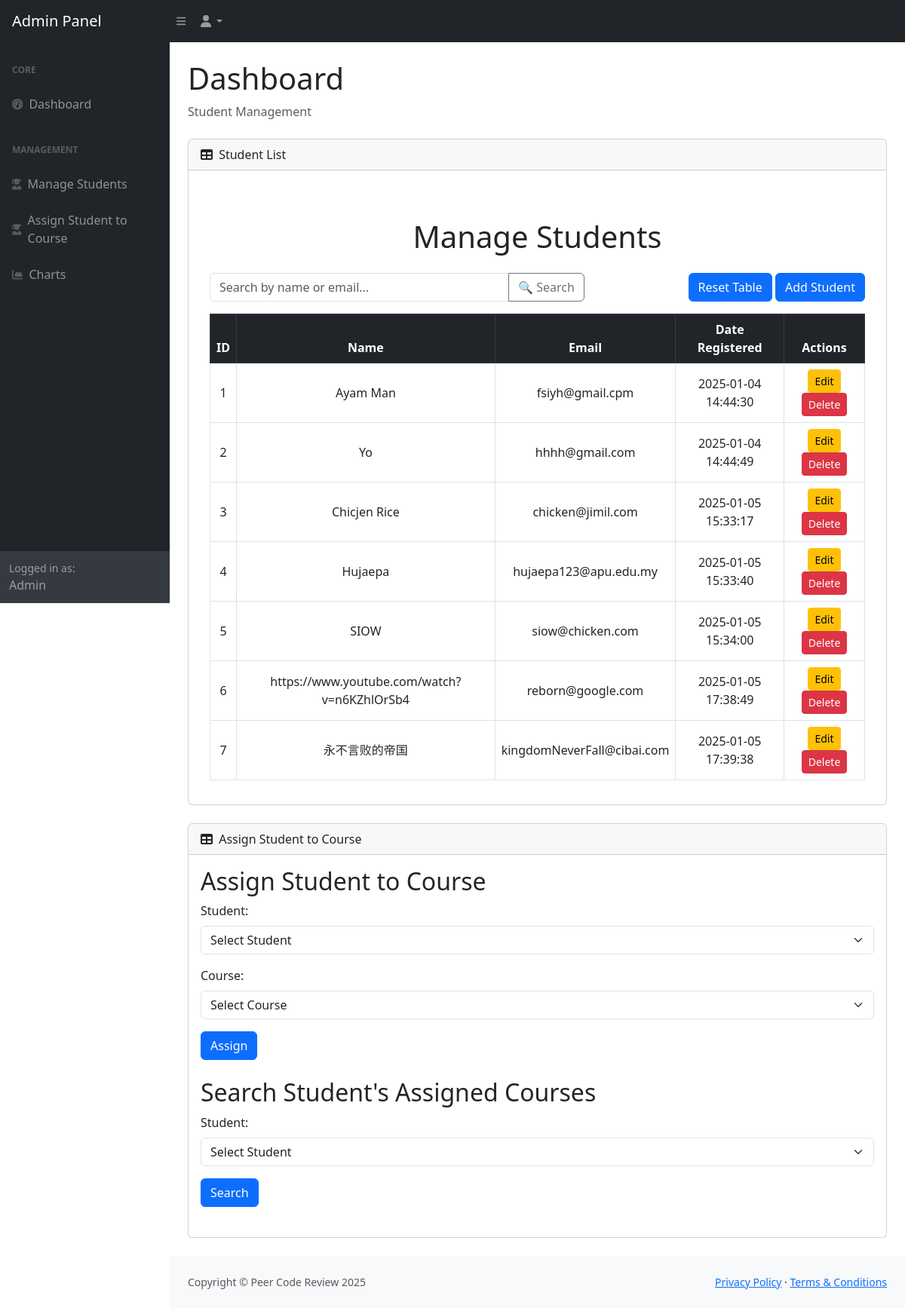
Screenshot of /student/adminDashboard.php with the database file from the repository.
### tables this page shows
CREATE TABLE `student` (
  `id` int(11) NOT NULL,
  `email` varchar(250) NOT NULL,
  `password` varchar(500) NOT NULL,
  `name` varchar(250) NOT NULL,
  `DateOfReg` datetime NOT NULL
);

### student/studentList.php (the view, shortened to what this page needs)
<?php
include 'db_connect.php';
$searchQuery = isset($_GET['search']) ? trim($_GET['search']) : '';
function searchStudent($conn, $searchQuery) {
    $sql = "SELECT * FROM student";
    $sql .= " ORDER BY DateOfReg ASC";
    $stmt = $conn->prepare($sql);
    $stmt->execute();
    return $stmt->get_result();
}
$result = searchStudent($conn, $searchQuery);
?>
<!DOCTYPE html>
<html lang="en">
<head>
  <link href="https://cdn.jsdelivr.net/npm/bootstrap@5.3.3/dist/css/bootstrap.min.css" rel="stylesheet">
  <link rel="stylesheet" href="../styles/styles.css">
</head>
<body>
    <div class="wrapper">
      <div class="container mt-5">
      <header class="mb-4 text-center">
        <h1>Manage Students</h1>
      </header>
      <div class="row mb-3">
        <div class="col-md-7">
          <form action="adminDashboard.php" method="GET" class="input-group">
            <input
              type="text"
              name="search"
              class="form-control"
              placeholder="Search by name or email..."
              value="<?php echo htmlspecialchars($searchQuery); ?>"
              required
            >
            <button class="btn btn-outline-secondary" type="submit">
              🔍 Search
            </button>
          </form>
        </div>
        <div class="col-md-5 text-end">
          <a href="adminDashboard.php#student-list" class="btn btn-primary">Reset Table</a>
          <a href="addStudent.php" class="btn btn-primary">Add Student</a>
        </div>
      </div>
<table class="table table-bordered table-hover align-middle text-center">
    <thead class="table-dark">
        <tr>
            <th>ID</th>
            <th>Name</th>
            <th>Email</th>
            <th>Date Registered</th>
            <th>Actions</th>
        </tr>
    </thead>
    <tbody>
        <?php
        if ($result->num_rows > 0) {
            while ($row = $result->fetch_assoc()) {
                echo "
                <tr>
                    <td>{$row['id']}</td>
                    <td>{$row['name']}</td>
                    <td>{$row['email']}</td>
                    <td>{$row['DateOfReg']}</td>
                    <td>
                        <a href='../student/editStudent.php?id={$row['id']}' class='btn btn-warning btn-sm'>Edit</a>
                        <a href='deleteStudent.php?id={$row['id']}' class='btn btn-danger btn-sm'>Delete</a>
                    </td>
                </tr>";
            }
        } else {
            echo "<tr>
                    <td colspan='5' class='text-center'>No students found.</td>
                  </tr>";
        }
        ?>
    </tbody>
</table>
    </div>
  </div>
</body>
</html>

### student/adminDashboard.php (shortened to what this page needs)
<?php
include 'db_connect.php';
?>
<!DOCTYPE html>
<html lang="en">
<head>
    <link href="https://cdn.jsdelivr.net/npm/simple-datatables@7.1.2/dist/style.min.css" rel="stylesheet" />
    <link href="css/styles.css" rel="stylesheet" />
</head>
<body class="sb-nav-fixed">
    <nav class="sb-topnav navbar navbar-expand navbar-dark bg-dark">
        <a class="navbar-brand ps-3" href="adminDashboard.php">Admin Panel</a>
        <button class="btn btn-link btn-sm order-1 order-lg-0 me-4 me-lg-0" id="sidebarToggle" href="#!"><i class="fas fa-bars"></i></button>
        <ul class="navbar-nav ms-auto ms-md-0 me-3 me-lg-4">
            <li class="nav-item dropdown">
                <a class="nav-link dropdown-toggle" id="navbarDropdown" href="#" role="button" data-bs-toggle="dropdown" aria-expanded="false"><i class="fas fa-user fa-fw"></i></a>
            </li>
        </ul>
    </nav>
    <div id="layoutSidenav">
        <div id="layoutSidenav_nav">
            <nav class="sb-sidenav accordion sb-sidenav-dark" id="sidenavAccordion">
                <div class="sb-sidenav-menu">
                    <div class="nav">
                        <div class="sb-sidenav-menu-heading">Core</div>
                        <a class="nav-link" href="adminDashboard.php">
                            <div class="sb-nav-link-icon"><i class="fas fa-tachometer-alt"></i></div>
                            Dashboard
                        </a>
                        <div class="sb-sidenav-menu-heading">Management</div>
                        <a class="nav-link" href="#student-list">
                            <div class="sb-nav-link-icon"><i class="fas fa-user-graduate"></i></div>
                            Manage Students
                        </a>
                        <a class="nav-link" href="#assign-student">
                            <div class="sb-nav-link-icon"><i class="fas fa-user-graduate"></i></div>
                            Assign Student to Course
                        </a>
                        <a class="nav-link" href="charts.php">
                            <div class="sb-nav-link-icon"><i class="fas fa-chart-area"></i></div>
                            Charts
                        </a>
                    </div>
                </div>
                <div class="sb-sidenav-footer">
                    <div class="small">Logged in as:</div>
                    Admin
                </div>
            </nav>
        </div>
        <div id="layoutSidenav_content">
            <main>
                <div class="container-fluid px-4">
                    <h1 class="mt-4">Dashboard</h1>
                    <ol class="breadcrumb mb-4">
                        <li class="breadcrumb-item active">Student Management</li>
                    </ol>
                    <section id="student-list">
                    <div class="card mb-4">
                        <div class="card-header">
                            <i class="fas fa-table me-1"></i>
                            Student List
                        </div>
                        <div class="card-body">
                            <?php include 'studentList.php'; ?>
                        </div>
                    </div>
                        </section>
                    <section id="assign-student">
                    <div class="card mb-4">
                        <div class="card-header">
                            <i class="fas fa-table me-1"></i>
                            Assign Student to Course
                        </div>
                        <div class="card-body">
                            <?php include 'assignStudent.php'; ?>
                        </div>
                    </div>
                        </section>
                </div>
            </main>
            <footer class="py-4 bg-light mt-auto">
                <div class="container-fluid px-4">
                    <div class="d-flex align-items-center justify-content-between small">
                        <div class="text-muted">Copyright &copy; Peer Code Review 2025</div>
                        <div>
                            <a href="#">Privacy Policy</a>
                            &middot;
                            <a href="#">Terms &amp; Conditions</a>
                        </div>
                    </div>
                </div>
            </footer>
        </div>
    </div>
</body>
</html>

### student/assignStudent.php (shortened to what this page needs)
<!DOCTYPE html>
<html lang="en">
<head>
    <link rel="stylesheet" href="https://cdn.jsdelivr.net/npm/bootstrap@5.3.0/dist/css/bootstrap.min.css">
</head>
<body class="container py-4">
    <h2>Assign Student to Course</h2>
    <form action="" method="POST" class="mb-4">
        <div class="mb-3">
            <label for="assign_student_id" class="form-label">Student:</label>
            <select name="assign_student_id" id="assign_student_id" class="form-select">
                <option value="">Select Student</option>
            </select>
        </div>
        <div class="mb-3">
            <label for="assign_course_id" class="form-label">Course:</label>
            <select name="assign_course_id" id="assign_course_id" class="form-select">
                <option value="">Select Course</option>
            </select>
        </div>
        <button type="submit" class="btn btn-primary">Assign</button>
    </form>
    <h2>Search Student's Assigned Courses</h2>
    <form action="" method="POST" class="mb-4">
        <div class="mb-3">
            <label for="search_student_id" class="form-label">Student:</label>
            <select name="search_student_id" id="search_student_id" class="form-select">
                <option value="">Select Student</option>
            </select>
        </div>
        <button type="submit" class="btn btn-primary">Search</button>
    </form>
</body>
</html>

### rows the page displays
student: id "1", name "Ayam Man", email "fsiyh@gmail.cpm", DateOfReg "2025-01-04 14:44:30"
student: id "2", name "Yo", email "hhhh@gmail.com", DateOfReg "2025-01-04 14:44:49"
student: id "3", name "Chicjen Rice", email "chicken@jimil.com", DateOfReg "2025-01-05 15:33:17"
student: id "4", name "Hujaepa", email "hujaepa123@apu.edu.my", DateOfReg "2025-01-05 15:33:40"
student: id "5", name "SIOW", email "siow@chicken.com", DateOfReg "2025-01-05 15:34:00"
student: id "6", name "https://www.youtube.com/watch?v=n6KZhlOrSb4", email "reborn@google.com", DateOfReg "2025-01-05 17:38:49"
student: id "7", name "永不言败的帝国", email "kingdomNeverFall@cibai.com", DateOfReg "2025-01-05 17:39:38"
